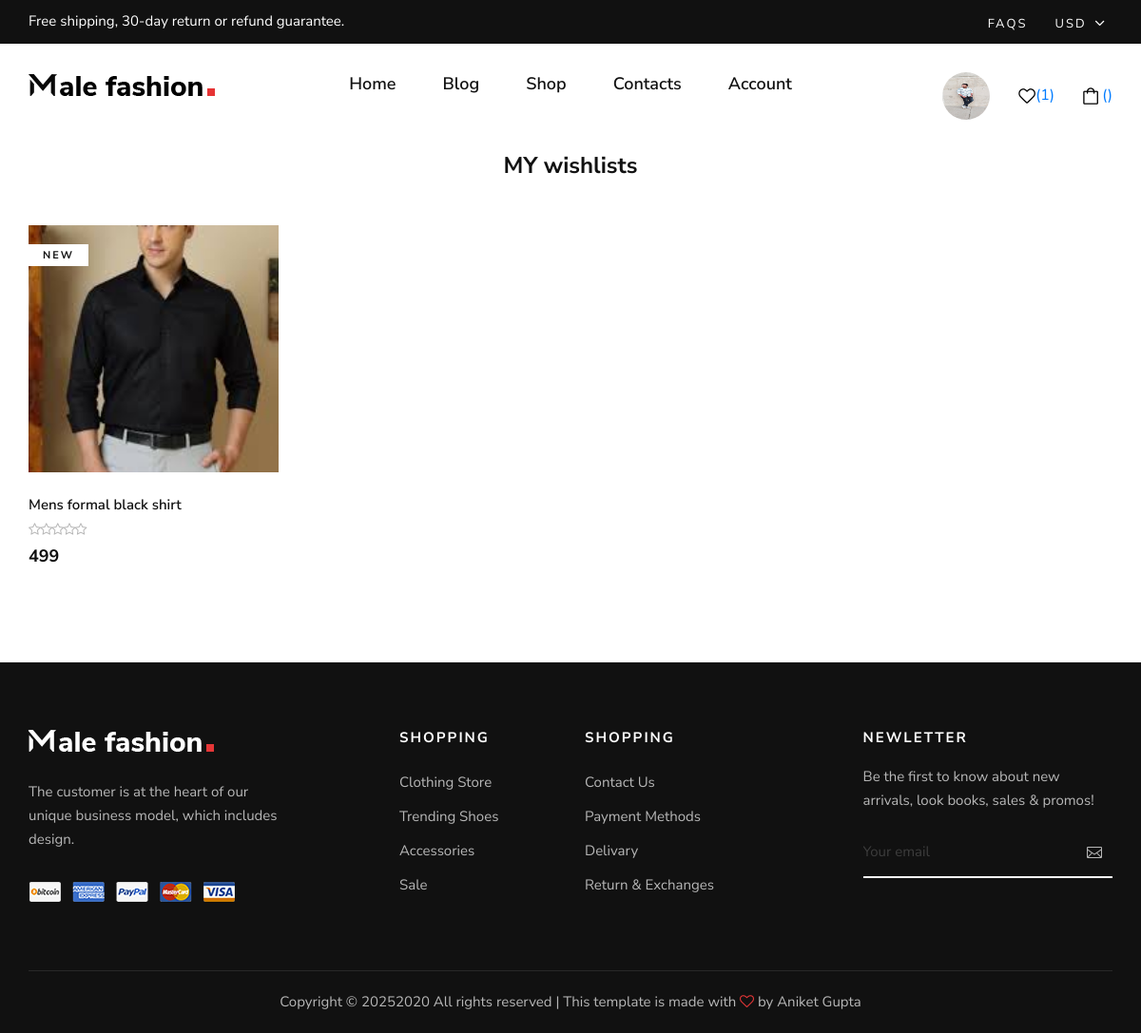
/wishlist/ (signed in), run on the app's committed database.
### myapp/models.py (models this page shows, shortened)
class Wishlist(models.Model):
    user=models.ForeignKey(User,on_delete=models.CASCADE)
    product=models.ForeignKey(Product,on_delete=models.CASCADE)
    time=models.DateTimeField(default=timezone.now)

class Product(models.Model):
        category=(
            ("Men","Men"),
            ("Women","Women"),
            ("Kids","Kids"),
            ("Accessories","Accessories"),
        )
        seller=models.ForeignKey(User,on_delete=models.CASCADE)
        product_category=models.CharField(max_length=100,choices=category)
        product_name=models.CharField(max_length=100)
        product_price=models.PositiveIntegerField()
        product_desc=models.TextField()
        product_image=models.ImageField(upload_to="product_image/")

### myapp/views.py (the view)
# urls.py: path('wishlist/',views.wishlist,name='wishlist'),
def wishlist(request):
    user=User.objects.get(email=request.session['email'])
    wishlists=Wishlist.objects.filter(user=user)
    request.session['wishlist_count']=len(wishlists)
    return render(request, 'wishlist.html',{'wishlists':wishlists})

### myapp/templates/wishlist.html (shortened to what this page needs)
{% extends 'header.html'%}
{% load static %}
{% block content %}
<!DOCTYPE html>
<html lang="zxx">
<head>
</head>
<body>
    <section class="product spad">
        <div class="container">
            <div class="row">
                <div class="col-lg-12">
                    <ul class="filter__controls">
                        <li class="active" data-filter="*">MY  wishlists</li>
                    </ul>
                </div>
            </div>
            <div class="row product__filter">
                   {% if wishlists %}
                {% for i in wishlists %}
                <div class="col-lg-3 col-md-6 col-sm-6 col-md-6 col-sm-6 mix new-arrivals">
                    <div class="product__item">
                        <div class="product__item__pic set-bg" data-setbg="{{i.product.product_image.url}}">
                            <span class="label">New</span>
                        </div>
                        <div class="product__item__text">
                            <h6> {{i.product.product_name}}</h6>
                            <div class="rating">
                                <i class="fa fa-star-o"></i>
                                <i class="fa fa-star-o"></i>
                                <i class="fa fa-star-o"></i>
                                <i class="fa fa-star-o"></i>
                                <i class="fa fa-star-o"></i>
                            </div>
                            <h5>{{i.product.product_price}}</h5>
                        </div>
                    </div>
                </div>
                {% endfor %}
                {% else %}
                <h1> No product In wishlist </h1>
                {% endif %}
             </div>
        </div>
    </section>
</body>
</html>
{% endblock %}

### myapp/static/css/style.css (style rules this page uses)
html, body { height: 100%; font-family: "Nunito Sans", sans-serif; -webkit-font-smoothing: antialiased; }
h1, h2, h3, h4, h5, h6 { margin: 0; color: #111111; font-weight: 400; font-family: "Nunito Sans", sans-serif; }
h5 { font-size: 18px; }
h6 { font-size: 16px; }
ul, ol { padding: 0; margin: 0; }
.set-bg { background-repeat: no-repeat; background-size: cover; background-position: top center; }
.spad { padding-top: 100px; padding-bottom: 100px; }
.product { padding-top: 0; padding-bottom: 60px; }
.filter__controls { text-align: center; margin-bottom: 45px; }
.filter__controls li { color: #b7b7b7; font-size: 24px; font-weight: 700; list-style: none; display: inline-block; margin-right: 88px; cursor: pointer; }
.filter__controls li:last-child { margin-right: 0; }
.filter__controls li.active { color: #111111; }
.product__item { overflow: hidden; margin-bottom: 40px; }
.product__item__pic { height: 260px; position: relative; background-position: center center; }
.product__item__pic .label { color: #111111; font-size: 11px; font-weight: 700; letter-spacing: 2px; text-transform: uppercase; display: inline-block; padding: 4px 15px 2px; background: #ffffff; position: absolute; left: 0; top: 20px; }
.product__item__text { padding-top: 25px; position: relative; }
.product__item__text h6 { color: #111111; font-size: 15px; font-weight: 600; margin-bottom: 5px; -webkit-transition: all, 0.3s; -o-transition: all, 0.3s; transition: all, 0.3s; }
.product__item__text .rating { margin-bottom: 6px; }
.product__item__text .rating i { font-size: 14px; color: #b7b7b7; margin-right: -5px; }
.product__item__text h5 { color: #0d0d0d; font-weight: 700; }
@media only screen and (min-width: 1200px) { .container { max-width: 1170px; } }

### data on the page
Wishlist: product.product_name "Mens formal black shirt", product.product_price "499"

### other printed values
{{ request.session.wishlist_count }} "1"
